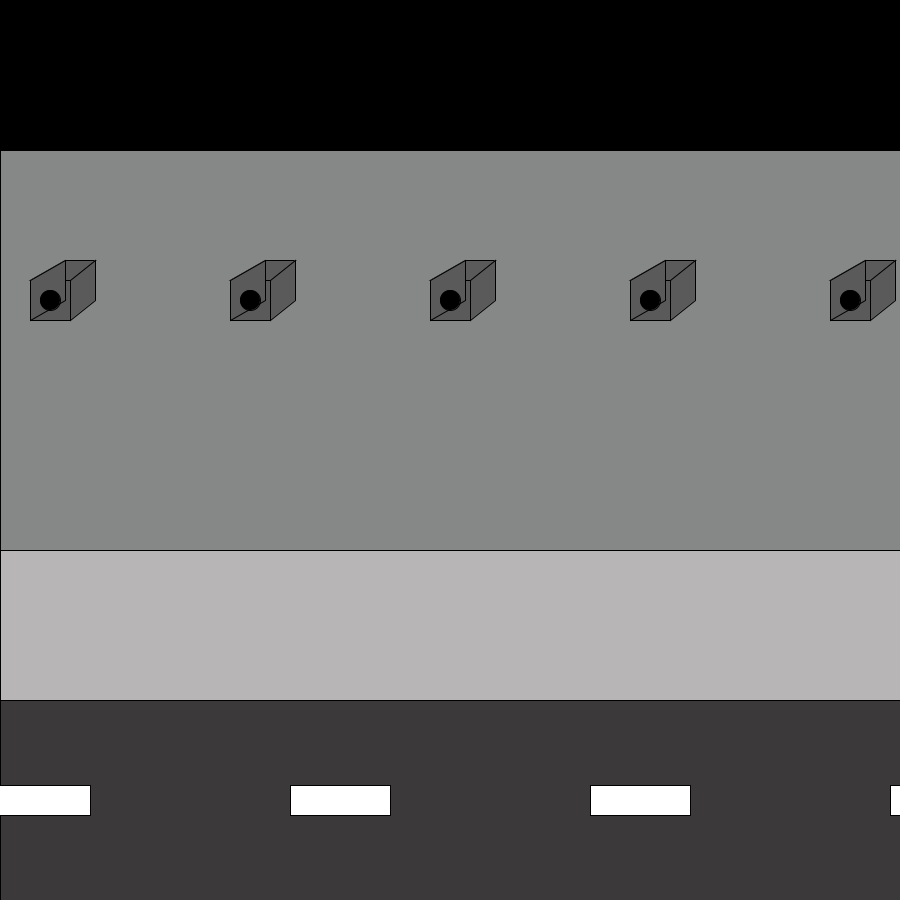
Frame 1 (no input)
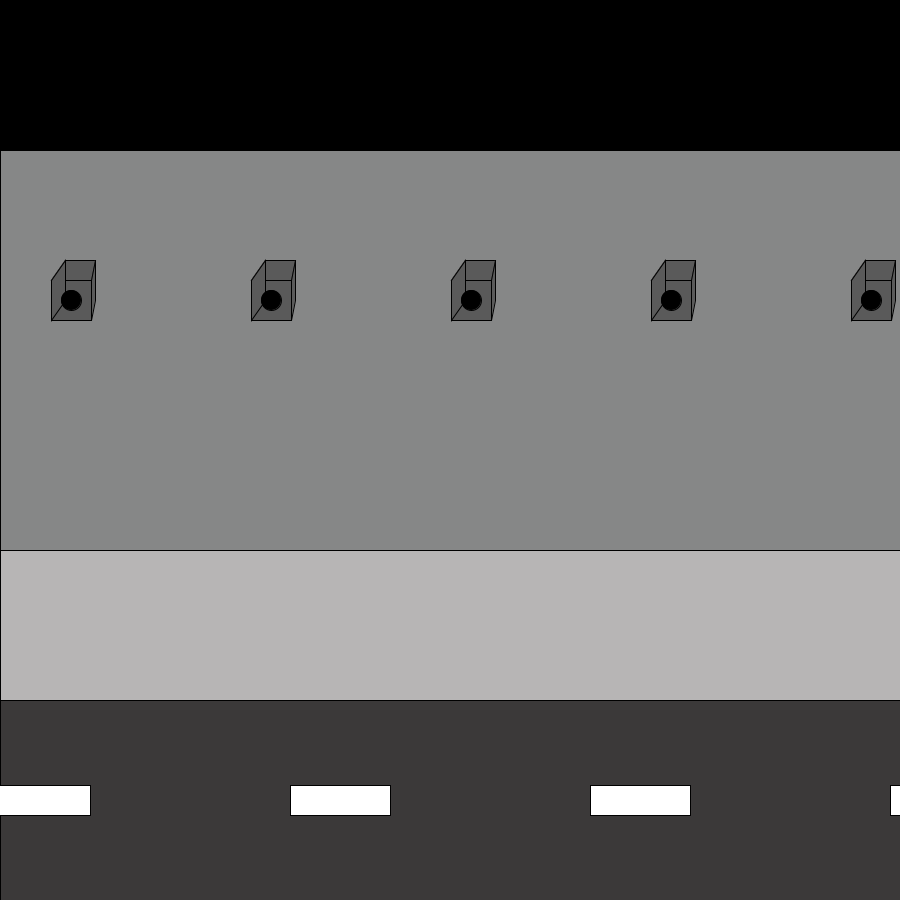
Frame 60 (the mouse pressed at the canvas centre just before this capture)
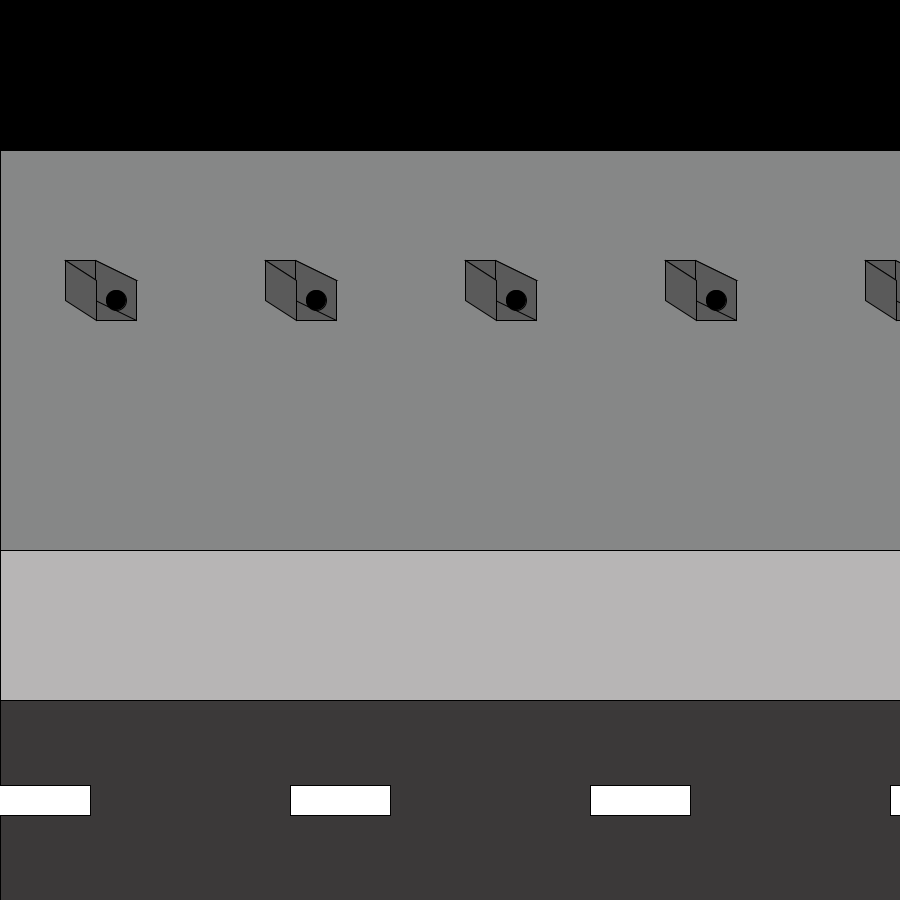
Frame 120 (the mouse held since frame 60 and released just before this capture)

The Processing sketch that drew these frames (run headless with seeded random() and noise(); from frame 60 on, the mouse is pressed at the canvas centre):

// Processing sketch: project_2_WATCHING
// ── project_2_WATCHING.pde
float movex;
int x = -20;
int t = 0;

void setup() {
  size(900, 900);
}




void draw() {
  wall();
  road();
  camera(50, 300, x);
  camera(250, 300, x);
  camera(450, 300, x);
  camera(650, 300, x);
  camera(850, 300, x);


  if (t==1) {
    if (x>=-20 && x<=20) {
      movex += 1;
      x += movex;
      t =0;
    } else {
      movex -= 1;
      x += movex;
      t =0;
    }
  } else {
    t = 1;
  }
}
void road() {
  pushMatrix();
  translate(0, 700);
  fill(59, 57, 57);
  rect(0, 0, 900, 200);

  fill(255);
  rect(-10, 85, 100, 30);
  rect(290, 85, 100, 30);
  rect(590, 85, 100, 30);
  rect(890, 85, 100, 30);
  popMatrix();
}

void wall() {
  pushMatrix();
  background(0);

  fill(134, 135, 135);
  rect(0, 150, 900, 550);

  fill(183, 181, 181);
  rect(0, 550, 900, 200);
  popMatrix();
}

void camera(int Camx, int Camy, int x) {
  pushMatrix();
  translate(Camx, Camy);


  fill(90);
  rect(x, -20, 40, 40);
  quad(x, -20, 15, -40, 45, -40, x+40, -20);
  quad(x+40, -20, x+40, 20, 45, 0, 45, -40);
  quad(x, -20, x, 20, 15, 0, 15, -40);

  fill(0);
  ellipse(x+20, 0, 20, 20);
  popMatrix();
}
